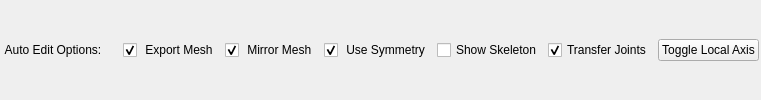
               <widget class="QFrame" name="edit_options_frame">
                <property name="frameShape">
                 <enum>QFrame::NoFrame</enum>
                </property>
                <property name="frameShadow">
                 <enum>QFrame::Raised</enum>
                </property>
                <layout class="QHBoxLayout" name="horizontalLayout_8">
                 <property name="leftMargin">
                  <number>2</number>
                 </property>
                 <property name="topMargin">
                  <number>2</number>
                 </property>
                 <property name="rightMargin">
                  <number>2</number>
                 </property>
                 <property name="bottomMargin">
                  <number>2</number>
                 </property>
                 <item>
                  <widget class="QLabel" name="edit_options_label">
                   <property name="minimumSize">
                    <size>
                     <width>115</width>
                     <height>0</height>
                    </size>
                   </property>
                   <property name="text">
                    <string> Auto Edit Options: </string>
                   </property>
                  </widget>
                 </item>
                 <item>
                  <widget class="QCheckBox" name="export_bs_checkBox">
                   <property name="sizePolicy">
                    <sizepolicy hsizetype="Preferred" vsizetype="Preferred">
                     <horstretch>0</horstretch>
                     <verstretch>0</verstretch>
                    </sizepolicy>
                   </property>
                   <property name="toolTip">
                    <string>&lt;html&gt;&lt;head/&gt;&lt;body&gt;&lt;p&gt;Automatically exports the mesh and mirrored mesh after editing.&lt;/p&gt;&lt;/body&gt;&lt;/html&gt;</string>
                   </property>
                   <property name="text">
                    <string> Export Mesh</string>
                   </property>
                   <property name="checked">
                    <bool>true</bool>
                   </property>
                  </widget>
                 </item>
                 <item>
                  <widget class="QCheckBox" name="auto_mirror_checkBox">
                   <property name="sizePolicy">
                    <sizepolicy hsizetype="Preferred" vsizetype="Preferred">
                     <horstretch>0</horstretch>
                     <verstretch>0</verstretch>
                    </sizepolicy>
                   </property>
                   <property name="toolTip">
                    <string>&lt;html&gt;&lt;head/&gt;&lt;body&gt;&lt;p&gt;Automatically mirrors the mesh after exiting a mesh mode.&lt;/p&gt;&lt;/body&gt;&lt;/html&gt;</string>
                   </property>
                   <property name="text">
                    <string> Mirror Mesh</string>
                   </property>
                   <property name="checked">
                    <bool>true</bool>
                   </property>
                  </widget>
                 </item>
                 <item>
                  <widget class="QCheckBox" name="symmetry_checkBox">
                   <property name="sizePolicy">
                    <sizepolicy hsizetype="Preferred" vsizetype="Preferred">
                     <horstretch>0</horstretch>
                     <verstretch>0</verstretch>
                    </sizepolicy>
                   </property>
                   <property name="toolTip">
                    <string>&lt;html&gt;&lt;head/&gt;&lt;body&gt;&lt;p&gt;If checked, on a center mesh in an edit mode vertex symmetry will be turned on.&lt;/p&gt;&lt;/body&gt;&lt;/html&gt;</string>
                   </property>
                   <property name="text">
                    <string> Use Symmetry</string>
                   </property>
                   <property name="checked">
                    <bool>true</bool>
                   </property>
                  </widget>
                 </item>
                 <item>
                  <widget class="QCheckBox" name="show_skeleton_checkBox">
                   <property name="text">
                    <string>Show Skeleton</string>
                   </property>
                  </widget>
                 </item>
                 <item>
                  <widget class="QCheckBox" name="edit_transfer_joints_checkBox">
                   <property name="text">
                    <string>Transfer Joints</string>
                   </property>
                   <property name="checked">
                    <bool>true</bool>
                   </property>
                  </widget>
                 </item>
                 <item>
                  <widget class="QPushButton" name="toggle_local_axis_pushButton">
                   <property name="text">
                    <string>Toggle Local Axis</string>
                   </property>
                  </widget>
                 </item>
                </layout>
               </widget>
